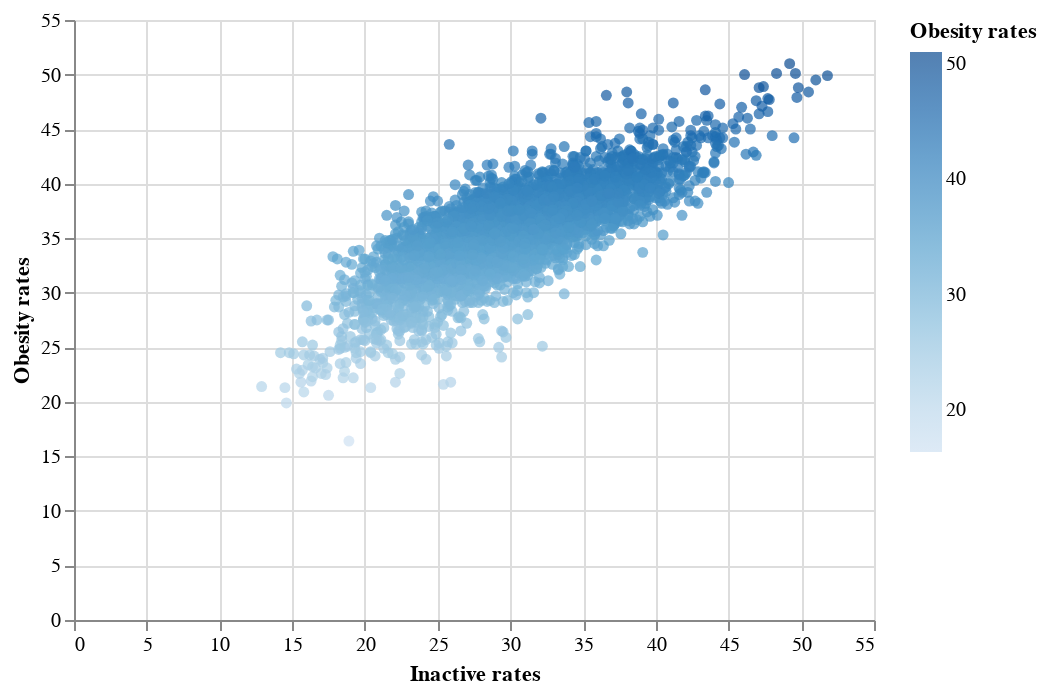

Notebook code cell kept with this figure:
### Code cell
Chart(correlation).mark_circle().encode(
    x='Inactive rates',
    y='Obesity rates',
    color='Obesity rates'
)

### Figure 1 — Vega-Lite specification as saved in the notebook (floating-point values rounded to 4 significant figures; data arrays with more than 128 entries replaced by an {"elided": "..."} marker saying what was removed)
{"config": {"view": {"continuousWidth": 400, "continuousHeight": 300}}, "data": {"name": "data-fa129cc68be8e019894406630b246b9a"}, "mark": "circle", "encoding": {"color": {"field": "Obesity rates", "type": "quantitative"}, "x": {"field": "Inactive rates", "type": "quantitative"}, "y": {"field": "Obesity rates", "type": "quantitative"}}, "$schema": "https://vega.github.io/schema/vega-lite/v4.17.0.json", "datasets": {"data-fa129cc68be8e019894406630b246b9a": {"elided": "3193 records"}}}
